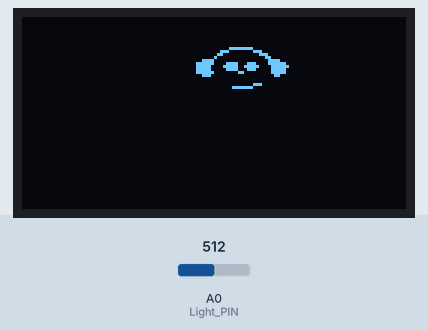
A sketch run on a simulated Arduino Uno, built with avr-gcc and run on an emulated ATmega328P. Parts: 128×64 one-colour display. The inputs (shaded band) are chosen by the test bench; at power-on: A0 (Light_PIN) = 512.

Above: at 1.2 s.
1.3 s: A0 (Light_PIN) set to 138
2.8 s: A0 (Light_PIN) set to 117
At 4.0 s:
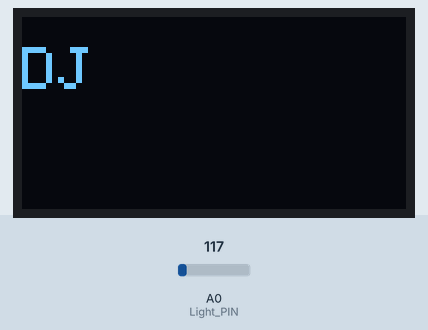
4.3 s: A0 (Light_PIN) set to 306
At 5.3 s:
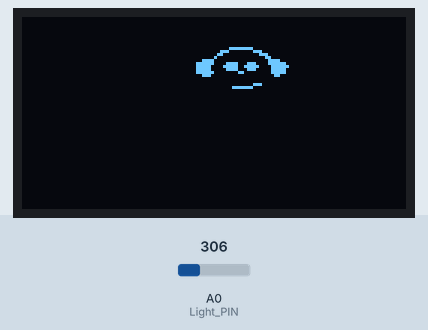
5.8 s: A0 (Light_PIN) set to 122
At 7.0 s:
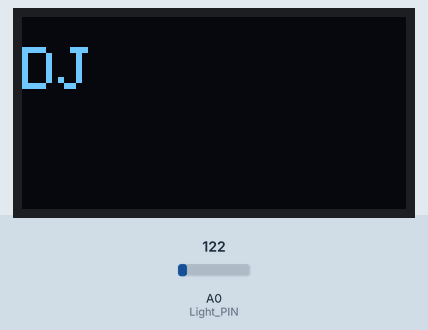
7.3 s: A0 (Light_PIN) set to 511
At 8.5 s:
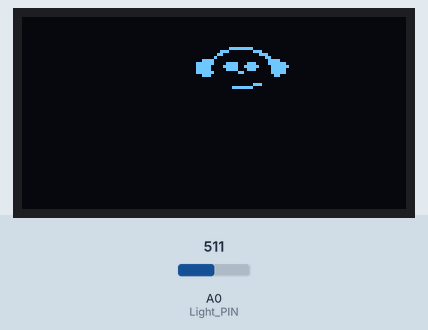
Timing chart, 0 to 9.8 s (numbered marks = the images above; inputs shaded):
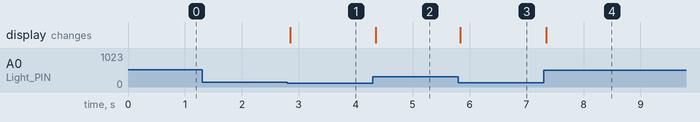

The sketch:

_110419001a.ino
```cpp
#include<Wire.h>
#include<SPI.h>
#include<Adafruit_GFX.h>
#include<Adafruit_SSD1306.h>

#define OLED_MOSI 11
#define OLED_CLK 12
#define OLED_DC 9
#define OLED_CS 8
#define OLED_RESET 10
#define Light_PIN A0
Adafruit_SSD1306 display(OLED_MOSI,OLED_CLK,OLED_DC,OLED_RESET,OLED_CS);

static const unsigned char PROGMEM Logo[]={
 0x00,0x00,0x00,0x00,0x00,0x00,0x00,0x00,0x00,0x00,0x00,0x00,0x0f,
 0x00,0x00,0x00,0x00,0x00,0x00,0x00,0x00,0x00,0x00,0x00,0x00,0x0f,
  0x00,0x00,0x00,0x00,0x00,0x00,0x00,0x00,0x00,0x00,0x00,0x00,0x0f,
  0x00,0x00,0x00,0x00,0x00,0x00,0x00,0x00,0x00,0x00,0x00,0x00,0x0f,
  0x00,0x00,0x00,0x00,0x00,0x00,0x00,0x00,0x00,0x00,0x00,0x00,0x0f,
  0x00,0x00,0x00,0x00,0x00,0x00,0x00,0x00,0x00,0x00,0x00,0x00,0x0f,
  0x00,0x00,0x00,0x00,0x00,0x00,0x00,0x00,0x00,0x00,0x00,0x00,0x0f,
  0x00,0x00,0x00,0x00,0x00,0x00,0x00,0x00,0x00,0x00,0x00,0x00,0x0f,
  0x00,0x00,0x00,0x00,0x00,0x00,0x00,0x00,0x00,0x00,0x00,0x00,0x0f,
  0x00,0x00,0x00,0x00,0x00,0x00,0x00,0x00,0x00,0x00,0x00,0x00,0x0f,
  0x00,0x00,0x00,0x00,0x00,0x03,0xfc,0x00,0x00,0x00,0x00,0x00,0x0f,
  0x00,0x00,0x00,0x00,0x00,0x1c,0x03,0x80,0x00,0x00,0x00,0x00,0x0f,
  0x00,0x00,0x00,0x00,0x00,0x30,0x00,0xe0,0x00,0x00,0x00,0x00,0x0f,
  0x00,0x00,0x00,0x00,0x00,0x40,0x00,0x30,0x00,0x00,0x00,0x00,0x0f,
  0x00,0x00,0x00,0x00,0x07,0x80,0x00,0x1e,0x00,0x00,0x00,0x00,0x0f,
  0x00,0x00,0x00,0x00,0x1f,0x87,0x8e,0x1f,0x80,0x00,0x00,0x00,0x0f,
  0x00,0x00,0x00,0x00,0x1f,0x0f,0x9f,0x0f,0xc0,0x00,0x00,0x00,0x0f,
  0x00,0x00,0x00,0x00,0x1f,0x07,0x8e,0x0f,0x80,0x00,0x00,0x00,0x0f,
  0x00,0x00,0x00,0x00,0x1f,0x80,0x60,0x0f,0x80,0x00,0x00,0x00,0x0f,
  0x00,0x00,0x00,0x00,0x07,0x00,0x00,0x06,0x00,0x00,0x00,0x00,0x0f,
  0x00,0x00,0x00,0x00,0x00,0x00,0x00,0x00,0x00,0x00,0x00,0x00,0x0f,
  0x00,0x00,0x00,0x00,0x00,0x00,0x00,0x00,0x00,0x00,0x00,0x00,0x0f,
  0x00,0x00,0x00,0x00,0x00,0x00,0x03,0x80,0x00,0x00,0x00,0x00,0x0f,
  0x00,0x00,0x00,0x00,0x00,0x01,0xfc,0x00,0x00,0x00,0x00,0x00,0x0f,
  0x00,0x00,0x00,0x00,0x00,0x00,0x00,0x00,0x00,0x00,0x00,0x00,0x0f,
  0x00,0x00,0x00,0x00,0x00,0x00,0x00,0x00,0x00,0x00,0x00,0x00,0x0f,
  0x00,0x00,0x00,0x00,0x00,0x00,0x00,0x00,0x00,0x00,0x00,0x00,0x0f,
  0x00,0x00,0x00,0x00,0x00,0x00,0x00,0x00,0x00,0x00,0x00,0x00,0x0f,
  0x00,0x00,0x00,0x00,0x00,0x00,0x00,0x00,0x00,0x00,0x00,0x00,0x0f,
  0x00,0x00,0x00,0x00,0x00,0x00,0x00,0x00,0x00,0x00,0x00,0x00,0x0f,
  0x00,0x00,0x00,0x00,0x00,0x00,0x00,0x00,0x00,0x00,0x00,0x00,0x0f,
  0x00,0x00,0x00,0x00,0x00,0x00,0x00,0x00,0x00,0x00,0x00,0x00,0x0f,
 };

void splash(){
  int light=analogRead(Light_PIN);
display.clearDisplay();
display.setTextColor(WHITE);
display.setTextSize(2);
display.setCursor(0,10);

display.setTextSize(2);
display.setCursor(70,10);
//display.print(light);
display.drawBitmap(23,0,Logo,100,32,WHITE);
if(light > 128)
 {display.drawBitmap(23,0,Logo,100,32,WHITE);}
 else
 {display.clearDisplay();
 display.setCursor(0,10);
 display.print("DJ ");}
display.display();}

void setup(){
  Serial.begin(9600);
  display.begin(SSD1306_SWITCHCAPVCC);
  display.clearDisplay();


}
void loop(){
splash();
}
```

Measured:
- the behaviour switches between 129 and 128 on A0 (Light_PIN) (found by bisection; images 0 and 1)
- after the input at 1.3 s, every drawn part: stays the same
- after the input at 2.8 s, the display: changes after 0.05 s (image 1)
- after the input at 4.3 s, the display: changes after 0.05 s (image 2)
- after the input at 5.8 s, the display: changes at once (image 3)
- after the input at 7.3 s, the display: changes at once (image 4)
